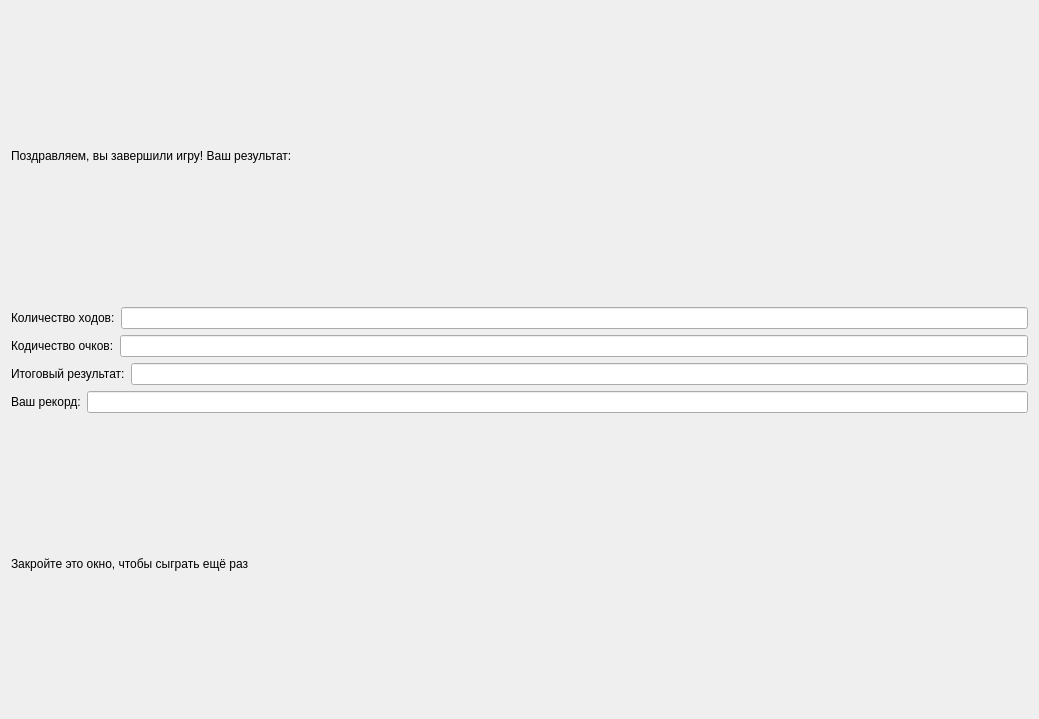
<?xml version="1.0" encoding="UTF-8"?>
<ui version="4.0">
 <class>Form</class>
 <widget class="QWidget" name="Form">
  <property name="geometry">
   <rect>
    <x>0</x>
    <y>0</y>
    <width>1039</width>
    <height>719</height>
   </rect>
  </property>
  <property name="sizePolicy">
   <sizepolicy hsizetype="Expanding" vsizetype="Expanding">
    <horstretch>0</horstretch>
    <verstretch>0</verstretch>
   </sizepolicy>
  </property>
  <property name="focusPolicy">
   <enum>Qt::NoFocus</enum>
  </property>
  <property name="windowTitle">
   <string>Окончание игры</string>
  </property>
  <layout class="QHBoxLayout" name="horizontalLayout_5">
   <item>
    <layout class="QVBoxLayout" name="verticalLayout">
     <item>
      <widget class="QLabel" name="label">
       <property name="text">
        <string>Поздравляем, вы завершили игру! Ваш результат:</string>
       </property>
      </widget>
     </item>
     <item>
      <layout class="QHBoxLayout" name="horizontalLayout">
       <item>
        <widget class="QLabel" name="label_2">
         <property name="text">
          <string>Количество ходов:</string>
         </property>
        </widget>
       </item>
       <item>
        <widget class="QLineEdit" name="lineEdit"/>
       </item>
      </layout>
     </item>
     <item>
      <layout class="QHBoxLayout" name="horizontalLayout_2">
       <item>
        <widget class="QLabel" name="label_3">
         <property name="text">
          <string>Кодичество очков:</string>
         </property>
        </widget>
       </item>
       <item>
        <widget class="QLineEdit" name="lineEdit_2"/>
       </item>
      </layout>
     </item>
     <item>
      <layout class="QHBoxLayout" name="horizontalLayout_3">
       <item>
        <widget class="QLabel" name="label_4">
         <property name="text">
          <string>Итоговый результат:</string>
         </property>
        </widget>
       </item>
       <item>
        <layout class="QVBoxLayout" name="verticalLayout_2"/>
       </item>
       <item>
        <widget class="QLineEdit" name="lineEdit_3"/>
       </item>
      </layout>
     </item>
     <item>
      <layout class="QHBoxLayout" name="horizontalLayout_4">
       <item>
        <widget class="QLabel" name="label_5">
         <property name="text">
          <string>Ваш рекорд:</string>
         </property>
        </widget>
       </item>
       <item>
        <widget class="QLineEdit" name="lineEdit_4"/>
       </item>
      </layout>
     </item>
     <item>
      <widget class="QLabel" name="label_6">
       <property name="text">
        <string>Закройте это окно, чтобы сыграть ещё раз</string>
       </property>
      </widget>
     </item>
    </layout>
   </item>
  </layout>
 </widget>
 <resources/>
 <connections/>
</ui>
